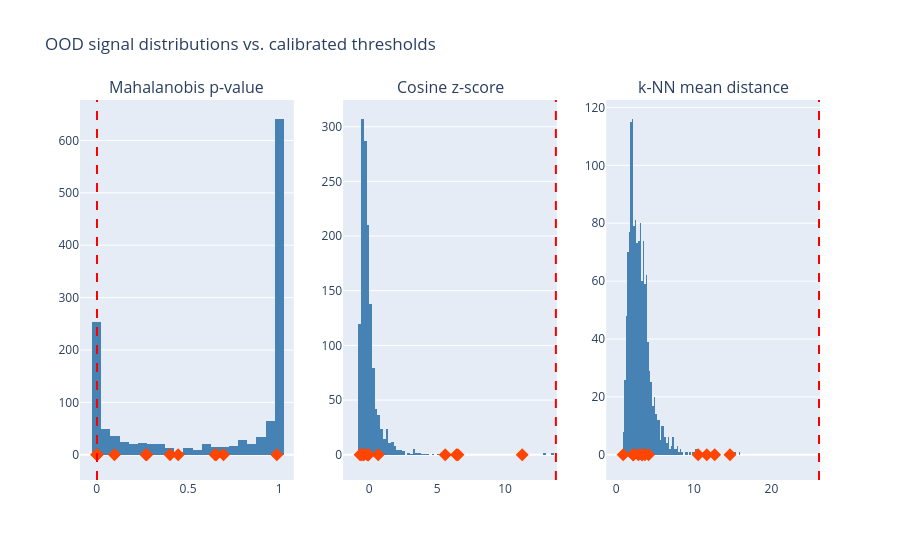

This figure's notebook cell:
### Markdown cell above
### 1. Threshold histograms -- the actual decision boundaries

Training-set distribution of each raw signal, with the calibrated threshold marked and prediction documents plotted as diamonds on the same axis. This shows directly whether a prediction crosses the line that drives `review_route`, which the spatial PCA view can't.

### Code cell
from plotly.subplots import make_subplots

signal_specs = [
    ("mahalanobis_p", Settings.OOD_MAHALANOBIS_P_THRESHOLD, "Mahalanobis p-value"),
    ("cosine_z", Settings.OOD_COSINE_THRESHOLD, "Cosine z-score"),
    ("knn_distance", Settings.OOD_KNN_DISTANCE_THRESHOLD, "k-NN mean distance"),
]
train_rows = signals_df[signals_df["source"] == "train"]
predict_rows = signals_df[signals_df["source"] == "predict"]

fig_hist = make_subplots(
    rows=1, cols=len(signal_specs), subplot_titles=[title for _, _, title in signal_specs]
)
for col, (column, threshold, _title) in enumerate(signal_specs, start=1):
    fig_hist.add_histogram(
        x=train_rows[column], name="train", marker_color="steelblue", row=1, col=col
    )
    fig_hist.add_scatter(
        x=predict_rows[column],
        y=[0] * len(predict_rows),
        mode="markers",
        marker={"color": "orangered", "size": 10, "symbol": "diamond"},
        name="predict",
        text=predict_rows["filename"],
        row=1,
        col=col,
    )
    fig_hist.add_vline(x=threshold, line_dash="dash", line_color="red", row=1, col=col)
fig_hist.update_layout(title="OOD signal distributions vs. calibrated thresholds", showlegend=False)
fig_hist.show()

### Figure 1 — Plotly figure (JSON) as saved in the notebook; plotly's stock layout.template omitted (floating-point values rounded to 4 significant figures; data arrays with more than 128 entries replaced by an {"elided": "..."} marker saying what was removed)
{"data": [{"marker": {"color": "steelblue"}, "name": "train", "type": "histogram", "x": {"elided": "1344 float values"}, "xaxis": "x", "yaxis": "y"}, {"marker": {"color": "orangered", "size": 10, "symbol": "diamond"}, "mode": "markers", "name": "predict", "text": ["A7063.pdf", "boletin_46_2005_doc_34162.pdf", "boletin_87_2006_doc_43168.pdf", "decreto_ordenanza_3413_1983.pdf", "decreto_ordenanza_3436_1983.pdf", "decreto_ordenanza_3515_1983.pdf", "decreto_ordenanza_3542_1983.pdf", "document_predict_1.pdf", "document_predict_2.pdf", "document_predict_3.pdf", "document_predict_4.pdf", "document_predict_5.pdf", "document_predict_6.pdf"], "type": "scatter", "x": [0.6944, 0.000743, 0.4461, 0.09665, 0.4015, 0.2736, 0.6483, 0.6543, 0.000743, 0.00223, 0.9866, 0.000743, 0.2691], "xaxis": "x", "y": [0, 0, 0, 0, 0, 0, 0, 0, 0, 0, 0, 0, 0], "yaxis": "y"}, {"marker": {"color": "steelblue"}, "name": "train", "type": "histogram", "x": {"elided": "1344 float values"}, "xaxis": "x2", "yaxis": "y2"}, {"marker": {"color": "orangered", "size": 10, "symbol": "diamond"}, "mode": "markers", "name": "predict", "text": ["A7063.pdf", "boletin_46_2005_doc_34162.pdf", "boletin_87_2006_doc_43168.pdf", "decreto_ordenanza_3413_1983.pdf", "decreto_ordenanza_3436_1983.pdf", "decreto_ordenanza_3515_1983.pdf", "decreto_ordenanza_3542_1983.pdf", "document_predict_1.pdf", "document_predict_2.pdf", "document_predict_3.pdf", "document_predict_4.pdf", "document_predict_5.pdf", "document_predict_6.pdf"], "type": "scatter", "x": [-0.5801, 11.26, -0.0577, 0.6596, -0.1413, -0.1198, -0.4484, -0.4011, 6.424, 5.592, -0.675, 6.53, -0.0678], "xaxis": "x2", "y": [0, 0, 0, 0, 0, 0, 0, 0, 0, 0, 0, 0, 0], "yaxis": "y2"}, {"marker": {"color": "steelblue"}, "name": "train", "type": "histogram", "x": {"elided": "1344 float values"}, "xaxis": "x3", "yaxis": "y3"}, {"marker": {"color": "orangered", "size": 10, "symbol": "diamond"}, "mode": "markers", "name": "predict", "text": ["A7063.pdf", "boletin_46_2005_doc_34162.pdf", "boletin_87_2006_doc_43168.pdf", "decreto_ordenanza_3413_1983.pdf", "decreto_ordenanza_3436_1983.pdf", "decreto_ordenanza_3515_1983.pdf", "decreto_ordenanza_3542_1983.pdf", "document_predict_1.pdf", "document_predict_2.pdf", "document_predict_3.pdf", "document_predict_4.pdf", "document_predict_5.pdf", "document_predict_6.pdf"], "type": "scatter", "x": [2.166, 14.65, 3.31, 4.162, 3.678, 2.844, 2.217, 2.18, 11.66, 10.55, 0.8852, 12.68, 3.348], "xaxis": "x3", "y": [0, 0, 0, 0, 0, 0, 0, 0, 0, 0, 0, 0, 0], "yaxis": "y3"}], "layout": {"annotations": [{"font": {"size": 16}, "showarrow": false, "text": "Mahalanobis p-value", "x": 0.1444, "xanchor": "center", "xref": "paper", "y": 1, "yanchor": "bottom", "yref": "paper"}, {"font": {"size": 16}, "showarrow": false, "text": "Cosine z-score", "x": 0.5, "xanchor": "center", "xref": "paper", "y": 1, "yanchor": "bottom", "yref": "paper"}, {"font": {"size": 16}, "showarrow": false, "text": "k-NN mean distance", "x": 0.8556, "xanchor": "center", "xref": "paper", "y": 1, "yanchor": "bottom", "yref": "paper"}], "shapes": [{"line": {"color": "red", "dash": "dash"}, "type": "line", "x0": 0.001, "x1": 0.001, "xref": "x", "y0": 0, "y1": 1, "yref": "y domain"}, {"line": {"color": "red", "dash": "dash"}, "type": "line", "x0": 13.74, "x1": 13.74, "xref": "x2", "y0": 0, "y1": 1, "yref": "y2 domain"}, {"line": {"color": "red", "dash": "dash"}, "type": "line", "x0": 26.12, "x1": 26.12, "xref": "x3", "y0": 0, "y1": 1, "yref": "y3 domain"}], "showlegend": false, "title": {"text": "OOD signal distributions vs. calibrated thresholds"}, "xaxis": {"anchor": "y", "domain": [0, 0.2889]}, "xaxis2": {"anchor": "y2", "domain": [0.3556, 0.6444]}, "xaxis3": {"anchor": "y3", "domain": [0.7111, 1]}, "yaxis": {"anchor": "x", "domain": [0, 1]}, "yaxis2": {"anchor": "x2", "domain": [0, 1]}, "yaxis3": {"anchor": "x3", "domain": [0, 1]}}}
